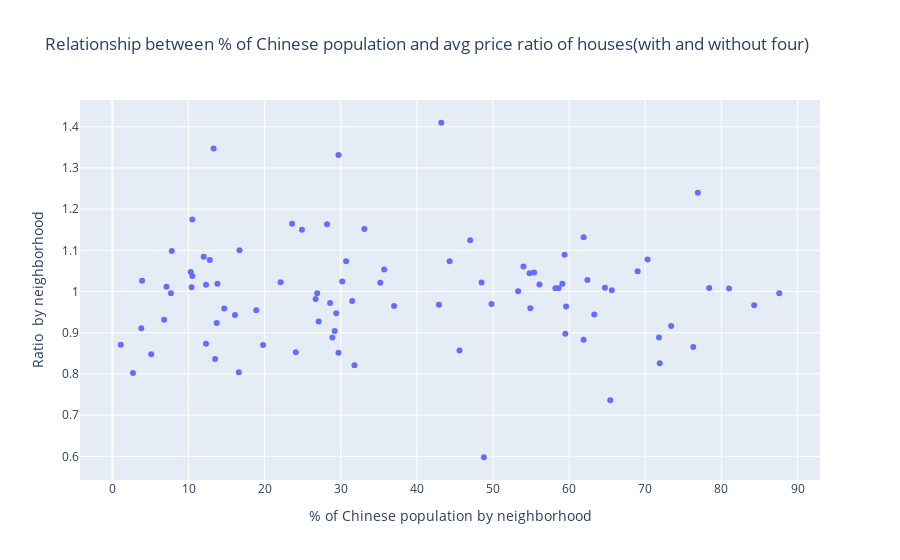

The code cell stored with this chart in its notebook:
### Markdown cell above
Each dot represents one neighborhood. The x axis indicates the percentage of Chinese population and the y axis represents the ratio of dividing the avg price of condos with address number ending in 4 by that of houses with address number ending without 4.

### Code cell
fig = px.scatter(four, x="AsnChiNoTP_Mean", y="ratio", 
                hover_data=['NEIGHBORHOOD'],
                labels={
                     "AsnChiNoTP_Mean": "% of Chinese population by neighborhood",
                     "ratio": "Ratio  by neighborhood",
                 },
                title="Relationship between % of Chinese population and avg price ratio of houses(with and without four)")
fig.show()

### Figure 1 — Plotly figure (JSON) as saved in the notebook; plotly's stock layout.template omitted (floating-point values rounded to 4 significant figures)
{"data": [{"customdata": [["allerton-pelham gardens"], ["annadale-huguenot-prince's bay-eltingville"], ["baisley park"], ["bayside-bayside hills"], ["bedford park-fordham north"], ["bellerose"], ["bensonhurst east"], ["borough park"], ["breezy point-belle harbor-rockaway park-broad channel"], ["briarwood-jamaica hills"], ["bronxdale"], ["brownsville"], ["bushwick north"], ["cambria heights"], ["canarsie"], ["charleston-richmond valley-tottenville"], ["college point"], ["crotona park east"], ["crown heights north"], ["cypress hills-city line"], ["douglas manor-douglaston-little neck"], ["dyker heights"], ["east concourse-concourse village"], ["east elmhurst"], ["east flatbush-farragut"], ["east flushing"], ["eastchester-edenwald-baychester"], ["elmhurst-maspeth"], ["flatlands"], ["fordham south"], ["forest hills"], ["fresh meadows-utopia"], ["georgetown-marine park-bergen beach-mill basin"], ["glen oaks-floral park-new hyde park"], ["glendale"], ["grasmere-arrochar-ft. wadsworth"], ["gravesend"], ["great kills"], ["grymes hill-clifton-fox hills"], ["hammels-arverne-edgemere"], ["hollis"], ["hunters point-sunnyside-west maspeth"], ["jackson heights"], ["jamaica estates-holliswood"], ["kensington-ocean parkway"], ["kew gardens hills"], ["kingsbridge heights"], ["laurelton"], ["lindenwood-howard beach"], ["longwood"], ["madison"], ["melrose south-mott haven north"], ["middle village"], ["midwood"], ["morrisania-melrose"], ["mott haven-port morris"], ["new brighton-silver lake"], ["new dorp-midland beach"], ["new springville-bloomfield-travis"], ["north corona"], ["north riverdale-fieldston-riverdale"], ["oakland gardens"], ["oakwood-oakwood beach"], ["old astoria"], ["old town-dongan hills-south beach"], ["park-cemetery-etc-queens"], ["pelham bay-country club-city island"], ["pomonok-flushing heights-hillcrest"], ["rego park"], ["ridgewood"], ["rosedale"], ["rossville-woodrow"], ["schuylerville-throgs neck-edgewater park"], ["seagate-coney island"], ["sheepshead bay-gerritsen beach-manhattan beach"], ["soho-tribeca-civic center-little italy"], ["soundview-bruckner"], ["soundview-castle hill-clason point-harding park"], ["springfield gardens north"], ["stapleton-rosebank"], ["van nest-morris park-westchester square"], ["west farms-bronx river"], ["west new brighton-new brighton-st. george"], ["westerleigh"], ["whitestone"], ["williamsbridge-olinville"], ["woodhaven"], ["woodlawn-wakefield"], ["woodside"]], "hovertemplate": "% of Chinese population by neighborhood=%{x}<br>Ratio  by neighborhood=%{y}<br>NEIGHBORHOOD=%{customdata[0]}<extra></extra>", "legendgroup": "", "marker": {"color": "#636efa", "symbol": "circle"}, "mode": "markers", "name": "", "orientation": "v", "showlegend": false, "type": "scatter", "x": [13.8, 61.9, 3.8, 58.2, 6.8, 14.7, 84.3, 71.9, 13.5, 10.4, 10.5, 23.6, 43.2, 35.2, 54.9, 37, 59.5, 42.9, 24.9, 29.7, 58.6, 87.6, 16.7, 22.1, 12.3, 65.6, 10.3, 49.8, 12.8, 16.1, 54, 48.5, 55.4, 7.8, 35.7, 54.8, 76.3, 59.6, 48.8, 31.8, 1.1, 28.9, 27.1, 7.7, 19.8, 59.1, 10.5, 5.1, 33.1, 81, 76.9, 18.9, 64.7, 31.5, 16.6, 24.1, 30.7, 53.3, 29.7, 69, 29.2, 61.9, 78.4, 13.7, 62.4, null, 12.3, 65.4, 47, 56.1, 44.3, 45.6, 30.2, 70.3, 73.4, 71.8, 13.3, 28.2, null, 59.4, 12, 2.7, 26.9, 28.6, 63.3, 7.1, 29.4, 3.9, 26.7], "xaxis": "x", "y": [1.019, 0.883, 0.9109, 1.008, 0.9319, 0.9589, 0.9669, 0.8257, 0.8361, 1.01, 1.038, 1.165, 1.41, 1.021, 0.9594, 0.9648, 0.8975, 0.9679, 1.15, 1.331, 1.008, 0.9962, 1.1, 1.022, 1.017, 1.003, 1.047, 0.97, 1.076, 0.9433, 1.061, 1.022, 1.046, 1.098, 1.054, 1.044, 0.8658, 0.9638, 0.5979, 0.8213, 0.8706, 0.8883, 0.9273, 0.9962, 0.8701, 1.019, 1.175, 0.8479, 1.152, 1.008, 1.24, 0.9546, 1.009, 0.9772, 0.8044, 0.8526, 1.074, 1.001, 0.8514, 1.05, 0.9042, 1.132, 1.009, 0.9237, 1.028, 0.9313, 0.8735, 0.736, 1.124, 1.017, 1.073, 0.8572, 1.025, 1.078, 0.9165, 0.8884, 1.347, 1.163, 0.8903, 1.089, 1.084, 0.8022, 0.9957, 0.9725, 0.9446, 1.012, 0.9476, 1.026, 0.9821], "yaxis": "y"}], "layout": {"legend": {"tracegroupgap": 0}, "title": {"text": "Relationship between % of Chinese population and avg price ratio of houses(with and without four)"}, "xaxis": {"anchor": "y", "domain": [0, 1], "title": {"text": "% of Chinese population by neighborhood"}}, "yaxis": {"anchor": "x", "domain": [0, 1], "title": {"text": "Ratio  by neighborhood"}}}}
